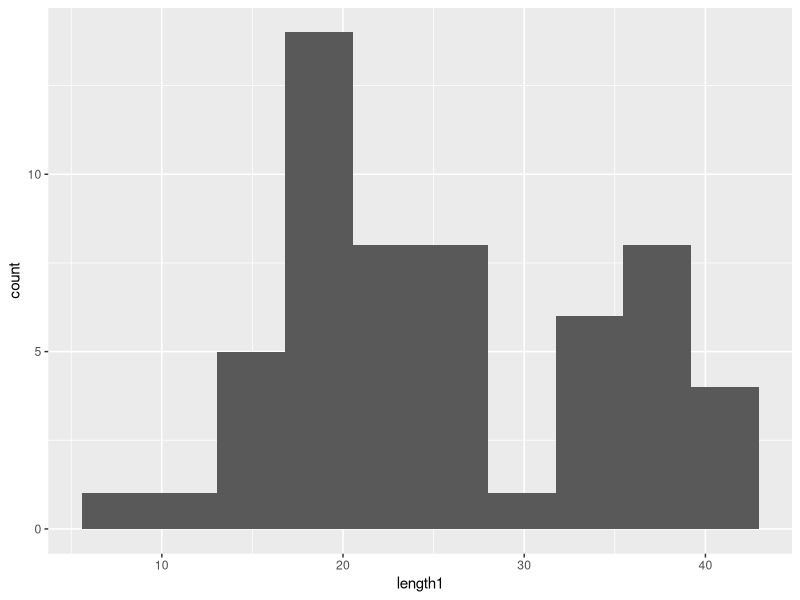
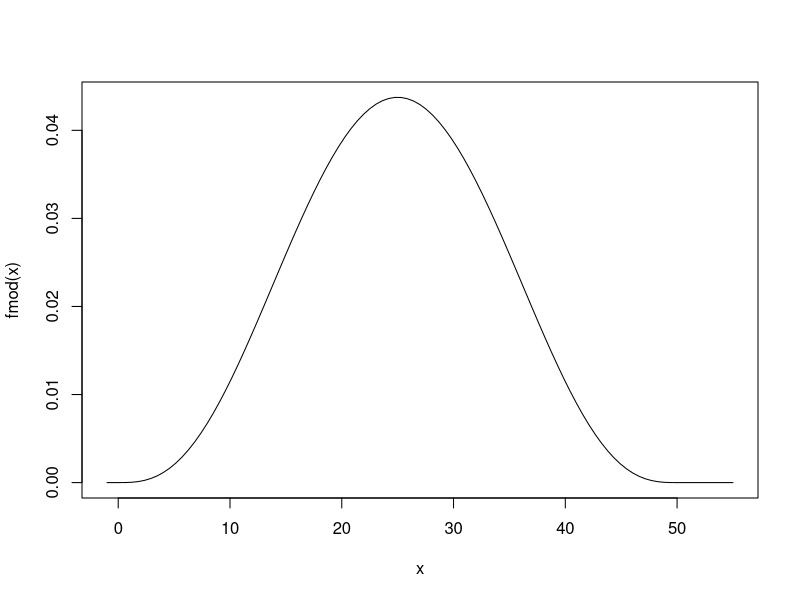

These figures' R source, in order:
## ---- chunk 1
knitr::opts_chunk$set(echo = TRUE)
set.seed(288942)
library(tidyverse)
## ---- chunk 2
fish <- read.csv("../../data/fish.csv")
perch <- filter(fish, species == 7)
ggplot(perch, aes(x = length1)) + geom_histogram(bins = 10)
## ---- chunk 3
fmod <- function(x) { dbeta(x / 50, 4, 4) / 50 }
curve(fmod(x), from = -1, to = 55)
## ---- chunk 4
integrate(function(x) x * fmod(x), 0, 50)
## ---- chunk 5
rmod <- function(n) { 50 * rbeta(n, 4, 4) }
## ---- chunk 6
beta_from_mode <- function(theta, m, s) {
  g <- function(cc) {
    a <- 1 + m * (cc - 2); b <- 1 + (1 - m) * (cc - 2)
    theta * sqrt(a * b / ((a + b)^2 * (a + b + 1))) - s
  }
  cc <- uniroot(g, c(2.001, 500))$root
  c(alpha = 1 + m * (cc - 2), beta = 1 + (1 - m) * (cc - 2))
}
